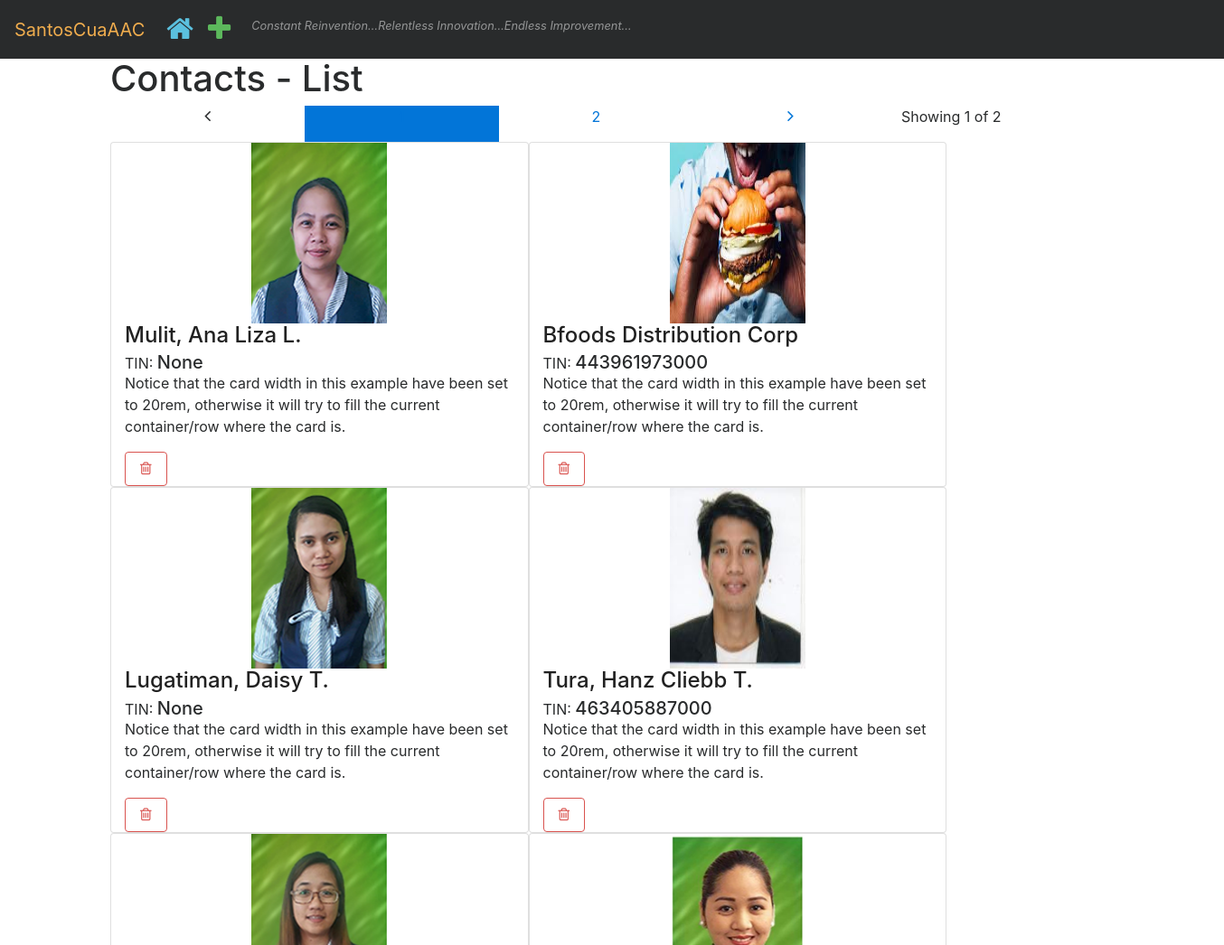
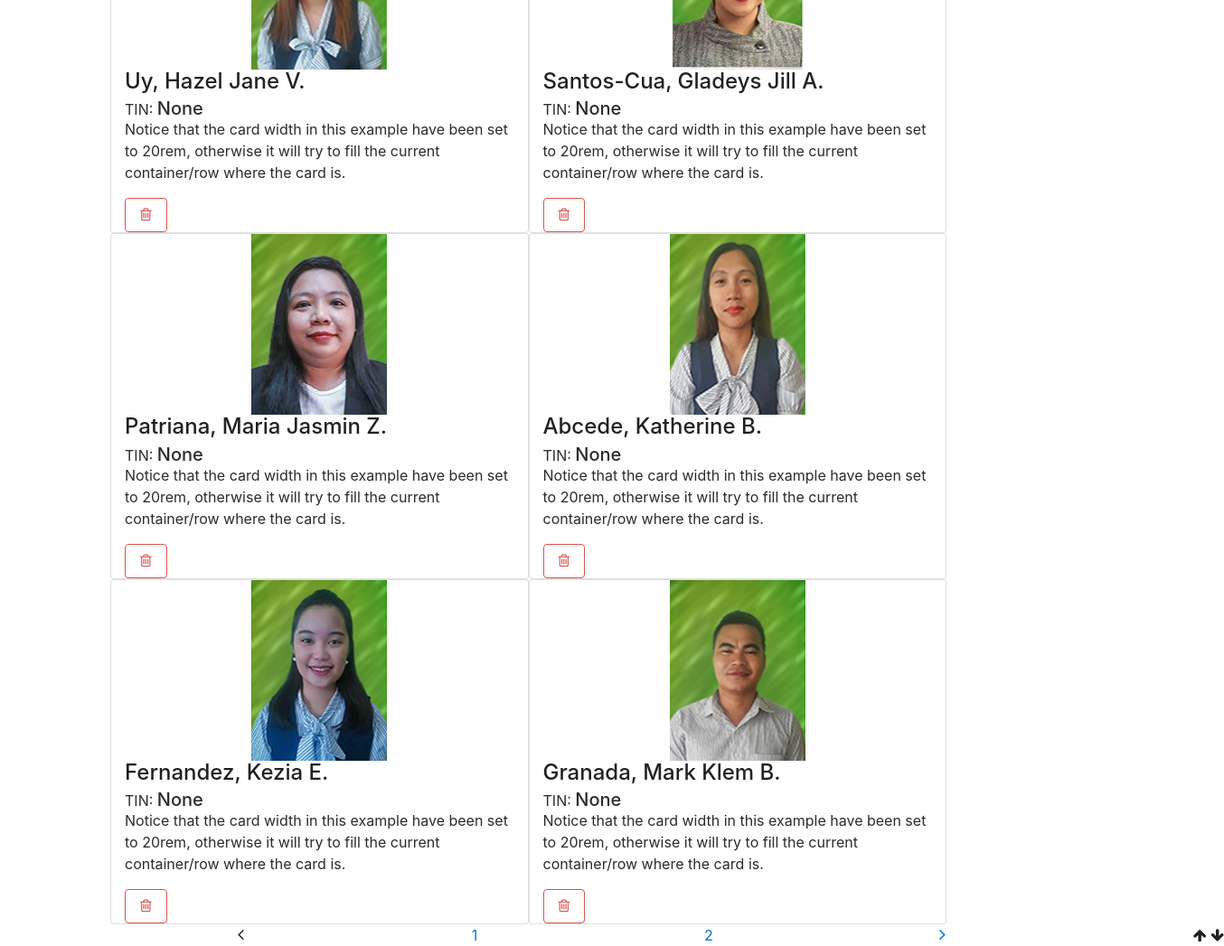
/contacts/, run on the app's committed database (2 pictures, top to bottom).
### contacts/models.py (models this page shows, shortened)
class Contact(models.Model):
	entity_type_choices = [
		(1, 'Person'),
		(2, 'Artificial'),
	]
	image = models.ImageField(upload_to='contacts/images/', null=True, blank=True)
	entity_type = models.IntegerField(default=1, choices=entity_type_choices)
	registered_name = models.CharField(max_length=50, null=True, blank=True)
	trade_name = models.CharField(max_length=50, null=True, blank=True)
	first_name = models.CharField(max_length=50, null=True, blank=True)
	last_name = models.CharField(max_length=50, null=True, blank=True)
	middle_name = models.CharField(max_length=50, blank=True, null=True)
	alias = models.CharField(max_length=50, null=False, blank=False)
	tax_num = models.CharField(max_length=12, unique=True, null=True, blank=True)
	ss_num = models.CharField(max_length=20, blank=True, null=True)
	health_num = models.CharField(max_length=20, blank=True, null=True)
	hdmf_num = models.CharField(max_length=20, blank=True, null=True)
	date_of_birth = models.DateField()
	is_client = models.BooleanField(null=False, default=False)
	is_employee = models.BooleanField(null=False, default=False)
	is_deleted = models.BooleanField(default=False)
	vip_alias = models.CharField(max_length=10, null=True, blank=True)
	def __str__(self):
		ret = None
		if self.entity_type == 1:
			ret = self.full_name
		else:
			if self.trade_name:
				ret = self.trade_name
			else:
				ret = self.registered_name
		return ret
	@property
	def full_name(self):
		last_name = self.last_name if self.last_name else ''
		first_name = self.first_name if self.first_name else ''
		middle_name = self.middle_name[0] if self.middle_name else ''
		full_name = ', '.join([last_name, first_name])
		full_name = (' '.join([full_name, middle_name + '.'])) if middle_name else full_name
		return full_name

### contacts/views.py (the view)
def index(request):
    contact_list = Contact.objects.order_by('alias')
    paginator = Paginator(contact_list, 10)
    page = request.GET.get('page')
    try:
        contacts = paginator.page(page)
    except PageNotAnInteger:
        contacts = paginator.page(1)
    except EmptyPage:
        contacts = paginator.page(paginator.num_pages)
    context = {
        'contact_list': contacts,
    }
    return render(request, 'contacts/index_cards.html', context)

### contacts/templates/contacts/index_cards.html (shortened to what this page needs)
{% extends "./base.html" %}
{% block nav %}
    <a class="nav-item nav-link" href="{% url 'contacts:new' %}">
        <i class="fa fa-2x fa-plus text-success" title="New"></i>
    </a>
{% endblock nav %}
{% block content %}
     <h1 class="">Contacts - List</h1>
    {% if contact_list %}
        <div class="container">
            <nav class="row col-12" aria-label="Contact table navigation">
                <div class="pagination row col-10 flex-center child-borders text-center">
                        {% ifequal contact_list.has_previous False %}
                            <div class='sm-1 col disabled border border-primary'>
                                <span class=""><i class="fa fa-angle-left icon-label" title="previous"></i></span>
                            </div>
                        {% endifequal %}
                        {% with ''|center:contact_list.paginator.num_pages as range %}
                            {% for _ in range %}
                                {% ifequal contact_list.number forloop.counter%}
                                    <div class="sm-1 col border border-primary bg-primary ">
                                        <a class="" href="?page={{ forloop.counter }}">{{ forloop.counter }}</a>
                                    </div>
                                {% endifequal %}
                                {% ifnotequal contact_list.number forloop.counter%}
                                    <div class="sm-1 col border border-primary ">
                                        <a class="" href="?page={{ forloop.counter }}">{{ forloop.counter }}</a>
                                    </div>
                                {% endifnotequal %}
                            {% endfor %}
                        {% endwith %}
                        {% if contact_list.has_next %}
                            <div class="sm-1 col border border-primary ">
                                <a class="" href="?page={{ contact_list.next_page_number }}"><i class="fa fa-angle-right icon-label" title="next"></i></a>
                            </div>
                        {% endif %}
                </div>
                <div class="col-2">
                    <p>Showing {{contact_list.number}} of {{contact_list.paginator.num_pages}}</p>
                </div>
            </nav>
            <div class="row flex-spaces">
            {% for contact in contact_list %}
              <div class="card col-5" style="width: 20rem;">
                    <div class="text-center">
                        <img class="text-center" src="/media/{{contact.image }}" width="150px" height="200px" alt="{{contact.alias}} image">
                    </div>
                  <div class="card-body" >
                    <h4 class="card-title">
                        <a class="color-black" href="{% url 'contacts:detail' contact.id %}"  title="view {{contact.alias}}">
                            {{contact|title}}
                        </a>
                    </h4>
                    <h5 class="card-subtitle"><small>TIN: </small>{{contact.tax_num}}</h5>
                    <p class="card-text">Notice that the card width in this example have been set to 20rem, otherwise it will try to fill the current container/row where the card is.</p>
                        <form id='id-form-delete-{{forloop.counter}}' action="{% url 'contacts:destroy' contact.id %}" method="post">
                            <button form='id-form-delete-{{forloop.counter}}' class="action-delete btn btn-outline-danger" type="submit" title="delete">
                                <i class="fa fa fa-trash-o" ></i>
                            </button>
                        </form>
                  </div>
                </div>
            {% endfor %}
            </div>
            <nav class="col-12" aria-label="Contact table navigation" id='id-bottom'>
                <div class="pagination row col-12 flex-center child-borders text-center">
                        {% ifequal contact_list.has_previous False %}
                            <div class='sm-1 col disabled border border-primary'>
                                <span class=""><i class="fa fa-angle-left icon-label" title="previous"></i></span>
                            </div>
                        {% endifequal %}
                        {% with ''|center:contact_list.paginator.num_pages as range %}
                            {% for _ in range %}
                                {% ifequal contact_list.number forloop.counter%}
                                    <div class="sm-1 col border border-primary ">
                                        <a class="" href="?page={{ forloop.counter }}">{{ forloop.counter }}</a>
                                    </div>
                                {% endifequal %}
                                {% ifnotequal contact_list.number forloop.counter%}
                                    <div class="sm-1 col border border-primary ">
                                        <a class="" href="?page={{ forloop.counter }}">{{ forloop.counter }}</a>
                                    </div>
                                {% endifnotequal %}
                            {% endfor %}
                        {% endwith %}
                        {% if contact_list.has_next %}
                            <div class="sm-1 col border border-primary ">
                                <a class="" href="?page={{ contact_list.next_page_number }}"><i class="fa fa-angle-right icon-label" title="next"></i></a>
                            </div>
                        {% endif %}
                </div>
            </nav>
        </div>
    {% endif %}
{% endblock content %}

### contacts/templates/contacts/base.html (style rules this page uses)
.color-black { color: black; }
.color-black { color: #212121; }
.icon-label { font-size: 20px; }

### data on the page
Contact: image (picture), entity_type+last_name+first_name "Mulit, Ana Liza L.", tax_num "None"
Contact: image (picture), entity_type+trade_name "Bfoods Distribution Corp", tax_num "443961973000"
Contact: image (picture), entity_type+last_name+first_name "Lugatiman, Daisy T.", tax_num "None"
Contact: image (picture), entity_type+last_name+first_name "Tura, Hanz Cliebb T.", tax_num "463405887000"
Contact: image (picture), entity_type+last_name+first_name "Uy, Hazel Jane V.", tax_num "None"
Contact: image (picture), entity_type+last_name+first_name "Santos-Cua, Gladeys Jill A.", tax_num "None"
Contact: image (picture), entity_type+last_name+first_name "Patriana, Maria Jasmin Z.", tax_num "None"
Contact: image (picture), entity_type+last_name+first_name "Abcede, Katherine B.", tax_num "None"
Contact: image (picture), entity_type+last_name+first_name "Fernandez, Kezia E.", tax_num "None"
Contact: image (picture), entity_type+last_name+first_name "Granada, Mark Klem B.", tax_num "None"

### other printed values
{{ contact_list.number }} "1"
{{ contact_list.paginator.num_pages }} "2"
